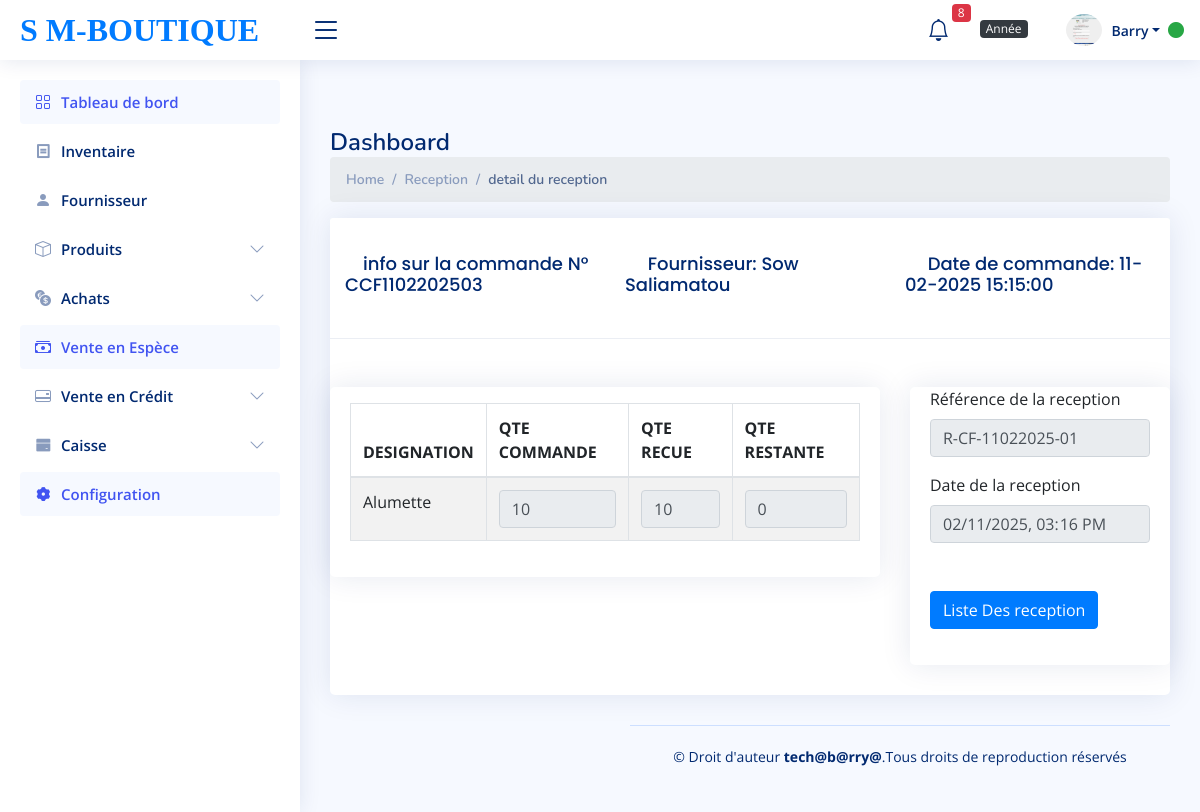
The app's page /detail_reception_four.php?detail=1 (signed in) with its own data.
### tables this page shows
CREATE TABLE `reception` (
  `id_reception` int(11) NOT NULL,
  `id_commande_fournisseur` int(11) NOT NULL,
  `date_reception` datetime NOT NULL,
  `recept_ref` varchar(255) NOT NULL
);

CREATE TABLE `commande_fournisseur` (
  `id_commande_fournisseur` int(11) NOT NULL,
  `id_fournisseur` int(11) NOT NULL,
  `date_de_commande` datetime NOT NULL,
  `reference` varchar(255) NOT NULL,
  `total` int(255) DEFAULT NULL,
  `paie` int(11) NOT NULL DEFAULT 0,
  `id_utilisateur` int(11) NOT NULL
);

CREATE TABLE `fournisseur` (
  `id_fournisseur` int(11) NOT NULL,
  `prenom_fournisseur` varchar(30) DEFAULT NULL,
  `nom_fournisseur` varchar(30) DEFAULT NULL,
  `contact_fournisseur` int(15) DEFAULT NULL,
  `ville_fournisseur` varchar(30) DEFAULT NULL
);

CREATE TABLE `ligne_commande` (
  `id_ligne` int(11) NOT NULL,
  `id` int(11) DEFAULT NULL,
  `id_commande_fournisseur` int(11) DEFAULT NULL,
  `quantite` int(255) DEFAULT NULL,
  `qte_livre` int(11) NOT NULL DEFAULT 0,
  `new_price_cmndFour` int(11) DEFAULT NULL
);

CREATE TABLE `tbl_product` (
  `id` int(11) NOT NULL,
  `name` varchar(255) NOT NULL,
  `code` varchar(255) NOT NULL,
  `marque_produit` varchar(255) NOT NULL,
  `reference` varchar(255) NOT NULL,
  `prix_en_gros` int(50) NOT NULL,
  `prix_detail` int(50) NOT NULL,
  `price` int(50) NOT NULL,
  `alerte_article` int(100) NOT NULL,
  `id_boutique` int(11) NOT NULL,
  `stock` int(11) NOT NULL DEFAULT 0,
  `id_unite` int(11) NOT NULL
);

CREATE TABLE `ligne_reception` (
  `id_ligne_re` int(11) NOT NULL,
  `id_reception` int(11) NOT NULL,
  `quantite_recu` int(50) NOT NULL,
  `id_produit` int(11) NOT NULL
);

### detail_reception_four.php (called while the page is built, shortened)
<?php
  require_once('partials/database.php');
?>
<?php
    if (isset($_GET['detail'])) {
        $detail=$_GET['detail'];
        $reception=$bdd->query("SELECT * FROM reception INNER JOIN commande_fournisseur
        ON commande_fournisseur.id_commande_fournisseur=reception.id_commande_fournisseur
        INNER JOIN fournisseur ON fournisseur.id_fournisseur=commande_fournisseur.id_fournisseur
        WHERE id_reception=$detail LIMIT 1");
        $receptioninfo=$reception->fetch();
        $id_commande=$receptioninfo['id_commande_fournisseur'];
         $ligen_recept=$bdd->query("SELECT * FROM ligne_reception INNER JOIN tbl_product
         ON tbl_product.id=ligne_reception.id_produit WHERE ligne_reception.id_reception=$detail");
         $ligen_commande=$bdd->query("SELECT * FROM ligne_commande INNER JOIN tbl_product
         ON tbl_product.id=ligne_commande.id WHERE ligne_commande.id_commande_fournisseur=$id_commande");
  }
    require_once ('view/detail_reception_four.view.php');
  ?>

### view/detail_reception_four.view.php (the view, shortened to what this page needs)
<?php require_once ('partials/header.php') ?>
<body>
    <?php require_once ('partials/sidebar.php')?>
    <?php require_once ('partials/navbar.php')?>
    <main id="main" class="main">
        <section class="section mt-5">
            <div class="pagetitle">
      <h1>Dashboard</h1>
      <nav>
        <ol class="breadcrumb">
          <li class="breadcrumb-item"><a href="index1.php">Home</a></li>
          <li class="breadcrumb-item">Reception</li>
          <li class="breadcrumb-item active">detail du reception</li>
        </ol>
      </nav>
    </div>
        <div class="card info-card sales-card">
            <div class="card-header">
                <div class="row">
                    <div class="col-4">
                        <h5 class="card-title">&emsp;info sur la commande N° <?=$receptioninfo['reference']?></h5>
                    </div>
                    <div class="col-4">
                        <h5 class="card-title">&emsp; Fournisseur:
                            <?=$receptioninfo['nom_fournisseur'].' '.$receptioninfo['prenom_fournisseur']?>
                    </div>
                    <div class="col-4">
                        <h5 class="card-title">&emsp; Date de commande:
                            <?=date_format(date_create($receptioninfo['date_de_commande']), 'd-m-Y H:i:s') ?>
                    </div>
                </div>
            </div>
            <form action="" method="post">
                <section class="section mt-5">
                    <div class="row">
                        <div class="col-xl-8 col-md-10 col-xm-12 col-xs-12">
                            <div class="card">
                                <div class="card-body">
                                    <table class="col-md-12  table table-bordered table-striped table-condensed">
                                        <thead>
                                            <tr>
                                                <th>DESIGNATION</th>
                                                <th>QTE COMMANDE</th>
                                                <th>QTE RECUE</th>
                                                <th>QTE RESTANTE</th>
                                            </tr>
                                        </thead>
                                        <tbody>
                                            <?php
                                                $datashow=$ligen_recept->fetchAll(PDO::FETCH_OBJ);
                                                $dat=$ligen_commande->fetchAll(PDO::FETCH_OBJ);
                                                foreach( $datashow as $affich ):
                                                foreach( $dat as $affiche ):
                                                    if($affich->id_produit==$affiche->id){
                                                ?>
                                            <tr>
                                                <div class="form-group">
                                                    <td><?=$affich->name;?></td>
                                                    <td><input class="form-control" type="number" name="qte_recu[]"
                                                            value="<?=$affiche->quantite;?>" readOnly></td>
                                                    <td><input class="form-control" type="number" name="qte_recu[]"
                                                            value="<?=$affich->quantite_recu;?>" readOnly></td>
                                                    <td><input class="form-control" type="number" name="recep_act[]"
                                                            value="<?=$affiche->quantite-$affich->quantite_recu;?>"readOnly>
                                                    </td>
                                            </tr>
                                            <?php } endforeach ?>
                                            <?php endforeach ?>
                                        </tbody>
                                    </table>
                                </div>
                            </div>
                        </div>
                        <div class="col-xl-4">
                            <div class="card text-left">
                                <div class="card-body">
                                    <div class="form-group">
                                        <label>Référence de la reception </label>
                                        <input type="text" name="ref" class="form-control" id=""
                                            value="<?=$receptioninfo['recept_ref']?>" readOnly>
                                    </div>
                                    <div class="form-group mt-3">
                                        <label>Date de la reception </label>
                                        <input type="datetime-local" name="dat" class="form-control"
                                            value="<?=$receptioninfo['date_reception']?>" readOnly>
                                    </div>
                                    <div class="form-group  mt-5">
                                        <a href="liste_reception.php" class="btn btn-primary">
                                            Liste Des reception
                                        </a>
                                    </div>
                                </div>
                            </div>
                        </div>
                    </div>
                </section>
            </form>
        </div>
        <?php require_once ('partials/foot.php')?>
</body>
</html>

### assets/css/style.css (style rules this page uses)
:root { scroll-behavior: smooth; }
body { font-family: "Open Sans", sans-serif; background: #f6f9ff; color: #444444; }
a { color: #4154f1; text-decoration: none; }
h1, h2, h3, h4, h5, h6 { font-family: "Nunito", sans-serif; }
#main { margin-top: 60px; padding: 20px 30px; transition: all 0.3s; }
.pagetitle { margin-bottom: 10px; }
.pagetitle h1 { font-size: 24px; margin-bottom: 0; font-weight: 600; color: #012970; }
.card { margin-bottom: 30px; border: none; border-radius: 5px; box-shadow: 0px 0 30px rgba(1, 41, 112, 0.1); }
.card-header, .card-footer { border-color: #ebeef4; background-color: #fff; color: #798eb3; padding: 15px; }
.card-title { padding: 20px 0 15px 0; font-size: 18px; font-weight: 500; color: #012970; font-family: "Poppins", sans-serif; }
.card-body { padding: 0 20px 20px 20px; }
.breadcrumb { font-size: 14px; font-family: "Nunito", sans-serif; color: #899bbd; font-weight: 600; }
.breadcrumb a { color: #899bbd; transition: 0.3s; }
.breadcrumb .breadcrumb-item::before { color: #899bbd; }
.breadcrumb .active { color: #51678f; font-weight: 600; }
@media (min-width: 1200px) { #main, #footer { margin-left: 300px; } }

### records on screen
reception: id_commande_fournisseur.reference "CCF1102202503", fournisseur.nom_fournisseur "Sow", fournisseur.prenom_fournisseur "Saliamatou", id_commande_fournisseur.date_de_commande "11-02-2025 15:15:00", ref "R-CF-11022025-01", dat "02/11/2025 15:16"
ligne_reception: quantite_recu "10"
ligne_commande: id.name "Alumette", quantite "10", quantite.quantite_recu "0"

### other values on screen
$stock_alerte "8"
$_SESSION['nom_utilisateur'] "Barry"
